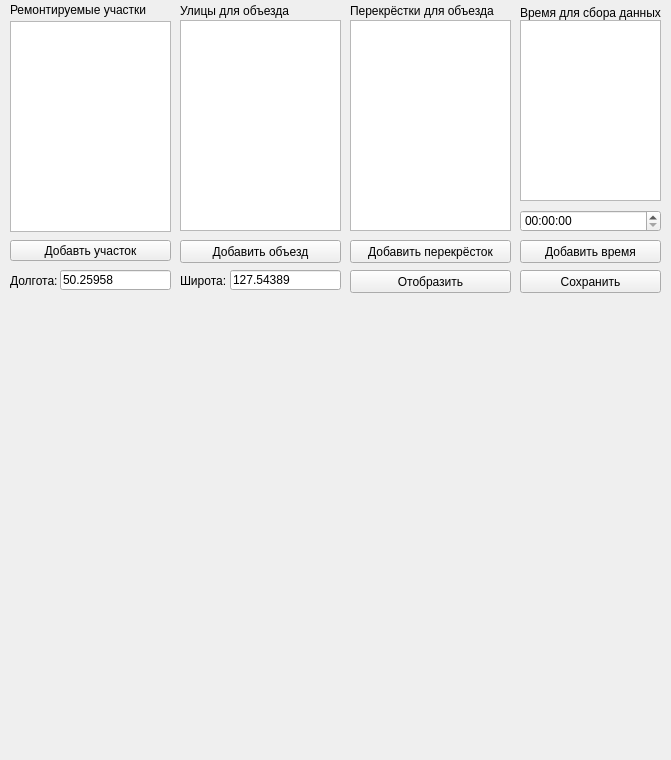
<?xml version="1.0" encoding="UTF-8"?>
<ui version="4.0">
 <class>addForm</class>
 <widget class="QWidget" name="addForm">
  <property name="geometry">
   <rect>
    <x>0</x>
    <y>0</y>
    <width>671</width>
    <height>760</height>
   </rect>
  </property>
  <property name="windowTitle">
   <string>Добавить данные</string>
  </property>
  <widget class="QPushButton" name="addTimeButton">
   <property name="geometry">
    <rect>
     <x>520</x>
     <y>240</y>
     <width>141</width>
     <height>23</height>
    </rect>
   </property>
   <property name="text">
    <string>Добавить время</string>
   </property>
  </widget>
  <widget class="QPushButton" name="addRoadButton">
   <property name="geometry">
    <rect>
     <x>180</x>
     <y>240</y>
     <width>161</width>
     <height>23</height>
    </rect>
   </property>
   <property name="text">
    <string>Добавить объезд</string>
   </property>
  </widget>
  <widget class="QPushButton" name="addCrossroadButton">
   <property name="geometry">
    <rect>
     <x>350</x>
     <y>240</y>
     <width>161</width>
     <height>23</height>
    </rect>
   </property>
   <property name="text">
    <string>Добавить перекрёсток</string>
   </property>
  </widget>
  <widget class="QLineEdit" name="latitudeEdit">
   <property name="geometry">
    <rect>
     <x>60</x>
     <y>270</y>
     <width>111</width>
     <height>20</height>
    </rect>
   </property>
   <property name="text">
    <string>50.25958</string>
   </property>
  </widget>
  <widget class="QLineEdit" name="longitudeEdit">
   <property name="geometry">
    <rect>
     <x>230</x>
     <y>270</y>
     <width>111</width>
     <height>20</height>
    </rect>
   </property>
   <property name="text">
    <string>127.54389</string>
   </property>
  </widget>
  <widget class="QLabel" name="label">
   <property name="geometry">
    <rect>
     <x>10</x>
     <y>270</y>
     <width>51</width>
     <height>21</height>
    </rect>
   </property>
   <property name="text">
    <string>Долгота:</string>
   </property>
  </widget>
  <widget class="QLabel" name="label_2">
   <property name="geometry">
    <rect>
     <x>180</x>
     <y>270</y>
     <width>51</width>
     <height>21</height>
    </rect>
   </property>
   <property name="text">
    <string>Широта:</string>
   </property>
  </widget>
  <widget class="QLabel" name="label_3">
   <property name="geometry">
    <rect>
     <x>10</x>
     <y>-10</y>
     <width>161</width>
     <height>41</height>
    </rect>
   </property>
   <property name="text">
    <string>&lt;html&gt;&lt;head/&gt;&lt;body&gt;&lt;p&gt;Ремонтируемые участки&lt;/p&gt;&lt;/body&gt;&lt;/html&gt;</string>
   </property>
  </widget>
  <widget class="QTimeEdit" name="timeEdit">
   <property name="geometry">
    <rect>
     <x>520</x>
     <y>210</y>
     <width>141</width>
     <height>22</height>
    </rect>
   </property>
  </widget>
  <widget class="QLabel" name="label_4">
   <property name="geometry">
    <rect>
     <x>520</x>
     <y>-8</y>
     <width>141</width>
     <height>41</height>
    </rect>
   </property>
   <property name="text">
    <string>Время для сбора данных</string>
   </property>
  </widget>
  <widget class="QLabel" name="label_5">
   <property name="geometry">
    <rect>
     <x>180</x>
     <y>-10</y>
     <width>161</width>
     <height>41</height>
    </rect>
   </property>
   <property name="text">
    <string>Улицы для объезда</string>
   </property>
  </widget>
  <widget class="QLabel" name="label_6">
   <property name="geometry">
    <rect>
     <x>350</x>
     <y>-10</y>
     <width>161</width>
     <height>41</height>
    </rect>
   </property>
   <property name="text">
    <string>Перекрёстки для объезда</string>
   </property>
  </widget>
  <widget class="QLabel" name="imageMap">
   <property name="geometry">
    <rect>
     <x>10</x>
     <y>300</y>
     <width>649</width>
     <height>449</height>
    </rect>
   </property>
   <property name="text">
    <string/>
   </property>
  </widget>
  <widget class="QPushButton" name="addBadRoadButton">
   <property name="geometry">
    <rect>
     <x>10</x>
     <y>240</y>
     <width>161</width>
     <height>21</height>
    </rect>
   </property>
   <property name="text">
    <string>Добавть участок</string>
   </property>
  </widget>
  <widget class="QListWidget" name="badRoadList">
   <property name="geometry">
    <rect>
     <x>10</x>
     <y>21</y>
     <width>161</width>
     <height>211</height>
    </rect>
   </property>
  </widget>
  <widget class="QListWidget" name="roadList">
   <property name="geometry">
    <rect>
     <x>180</x>
     <y>20</y>
     <width>161</width>
     <height>211</height>
    </rect>
   </property>
  </widget>
  <widget class="QListWidget" name="crossroadList">
   <property name="geometry">
    <rect>
     <x>350</x>
     <y>20</y>
     <width>161</width>
     <height>211</height>
    </rect>
   </property>
  </widget>
  <widget class="QListWidget" name="timeList">
   <property name="geometry">
    <rect>
     <x>520</x>
     <y>20</y>
     <width>141</width>
     <height>181</height>
    </rect>
   </property>
  </widget>
  <widget class="QLabel" name="coor">
   <property name="geometry">
    <rect>
     <x>10</x>
     <y>320</y>
     <width>71</width>
     <height>31</height>
    </rect>
   </property>
   <property name="text">
    <string>&lt;html&gt;
&lt;body&gt;
  &lt;style&gt;
   p {
    margin-top: 0.1em; /* Отступ сверху */
    margin-bottom: 0.1em; /* Отступ снизу */
   }
  &lt;/style&gt;
&lt;p&gt; &lt;/p&gt;
&lt;p&gt; &lt;/p&gt;
&lt;/body&gt;
&lt;/html&gt;</string>
   </property>
  </widget>
  <widget class="QPushButton" name="viewButton">
   <property name="geometry">
    <rect>
     <x>350</x>
     <y>270</y>
     <width>161</width>
     <height>23</height>
    </rect>
   </property>
   <property name="text">
    <string>Отобразить</string>
   </property>
  </widget>
  <widget class="QPushButton" name="saveButton">
   <property name="geometry">
    <rect>
     <x>520</x>
     <y>270</y>
     <width>141</width>
     <height>23</height>
    </rect>
   </property>
   <property name="text">
    <string>Сохранить</string>
   </property>
  </widget>
 </widget>
 <resources/>
 <connections/>
</ui>
